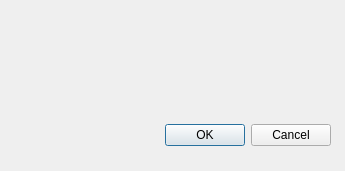
<?xml version="1.0" encoding="UTF-8"?>
<ui version="4.0">
 <class>NewFileDialog</class>
 <widget class="QDialog" name="NewFileDialog">
  <property name="geometry">
   <rect>
    <x>0</x>
    <y>0</y>
    <width>345</width>
    <height>171</height>
   </rect>
  </property>
  <property name="windowTitle">
   <string>Dialog</string>
  </property>
  <widget class="QDialogButtonBox" name="buttonBox">
   <property name="geometry">
    <rect>
     <x>20</x>
     <y>120</y>
     <width>311</width>
     <height>31</height>
    </rect>
   </property>
   <property name="orientation">
    <enum>Qt::Horizontal</enum>
   </property>
   <property name="standardButtons">
    <set>QDialogButtonBox::Cancel|QDialogButtonBox::Ok</set>
   </property>
  </widget>
 </widget>
 <resources/>
 <connections>
  <connection>
   <sender>buttonBox</sender>
   <signal>accepted()</signal>
   <receiver>NewFileDialog</receiver>
   <slot>accept()</slot>
   <hints>
    <hint type="sourcelabel">
     <x>248</x>
     <y>254</y>
    </hint>
    <hint type="destinationlabel">
     <x>157</x>
     <y>274</y>
    </hint>
   </hints>
  </connection>
  <connection>
   <sender>buttonBox</sender>
   <signal>rejected()</signal>
   <receiver>NewFileDialog</receiver>
   <slot>reject()</slot>
   <hints>
    <hint type="sourcelabel">
     <x>316</x>
     <y>260</y>
    </hint>
    <hint type="destinationlabel">
     <x>286</x>
     <y>274</y>
    </hint>
   </hints>
  </connection>
 </connections>
</ui>
